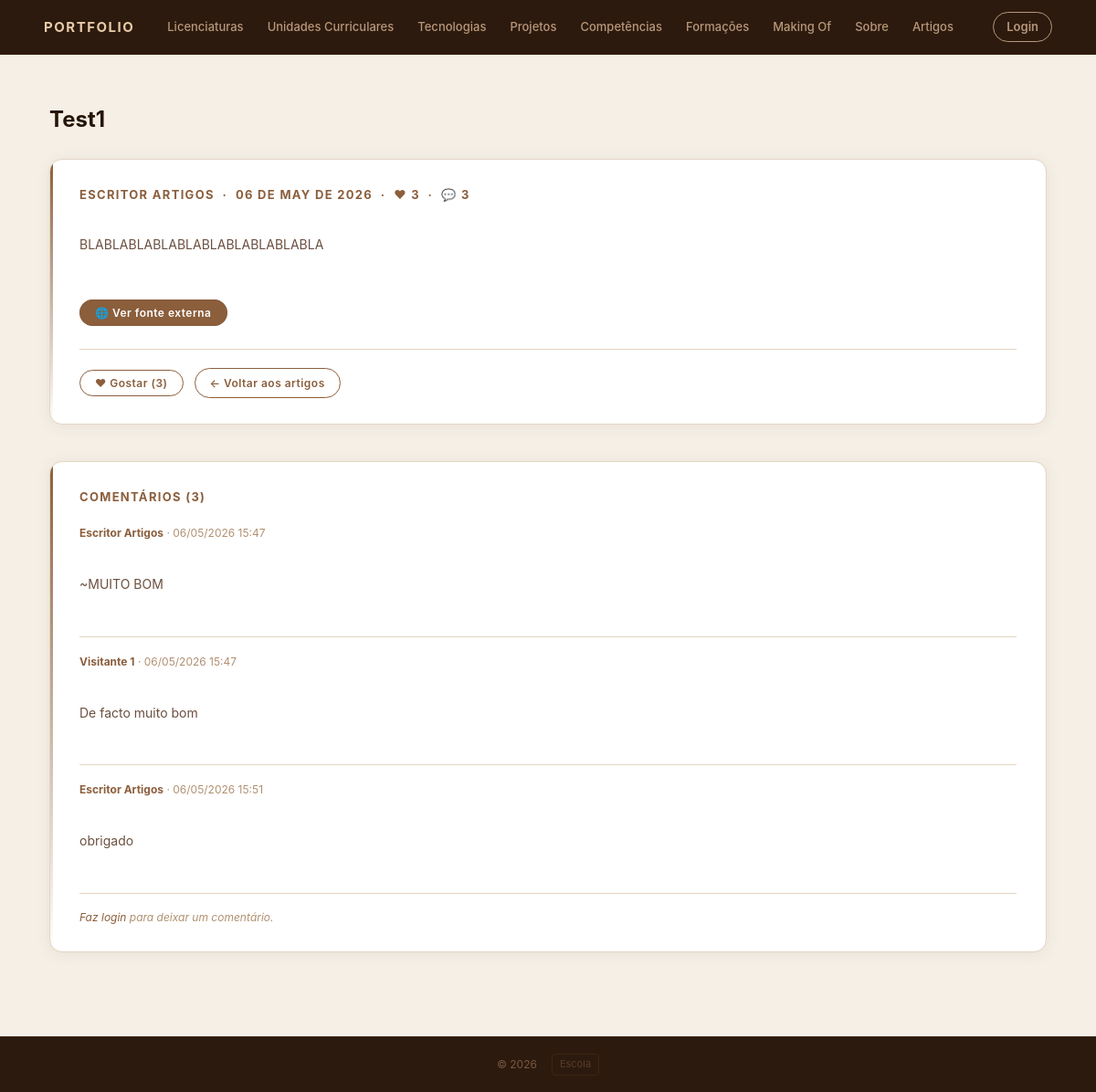
Before: /artigos/1/ with the older database file.
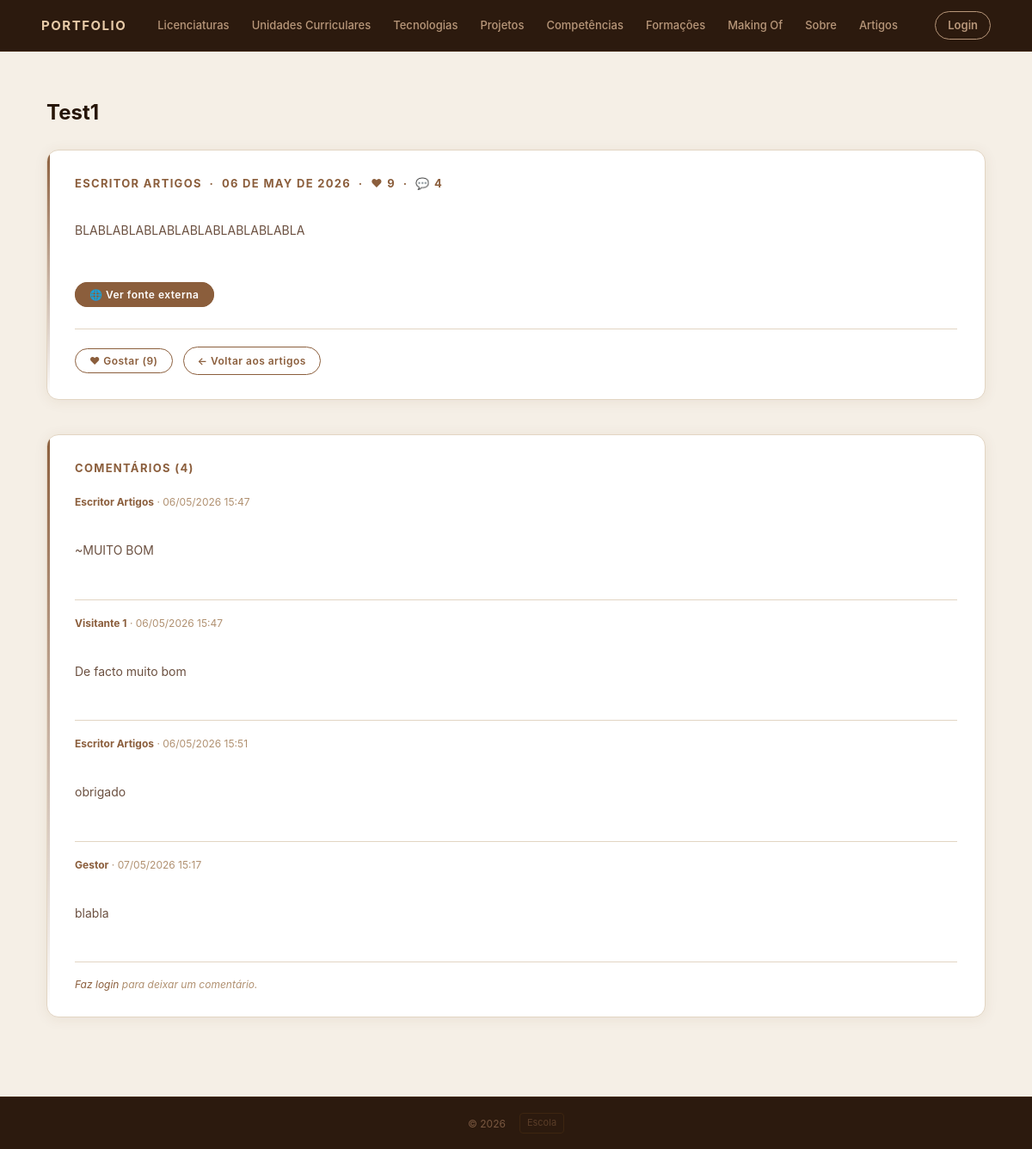
After: the same page with the newer database file.
### artigos/models.py (models this page shows, shortened)
class Artigo(models.Model):
    titulo = models.CharField(max_length=200)
    texto = models.TextField()
    fotografia = models.ImageField(upload_to='artigos/', blank=True, null=True)
    link_externo = models.URLField(blank=True, null=True)
    data_criacao = models.DateTimeField(auto_now_add=True)
    autor = models.ForeignKey(User, on_delete=models.CASCADE, related_name='artigos')
    def total_likes(self):
        return self.likes.count()

class Comentario(models.Model):
    artigo = models.ForeignKey(Artigo, on_delete=models.CASCADE, related_name='comentarios')
    autor = models.ForeignKey(User, on_delete=models.CASCADE)
    texto = models.TextField()
    data = models.DateTimeField(auto_now_add=True)

### artigos/views.py (the view)
# urls.py: path('<int:pk>/', views.detalhe_artigo, name='detalhe_artigo'),
def detalhe_artigo(request, pk):
    artigo = get_object_or_404(Artigo, pk=pk)
    sessao = request.session.session_key
    if not sessao:
        request.session.create()
        sessao = request.session.session_key
    ja_gostou = Like.objects.filter(artigo=artigo, sessao=sessao).exists()
    comentarios = artigo.comentarios.order_by('data')
    form_comentario = ComentarioForm()
    return render(request, 'artigos/detalhe.html', {
        'artigo': artigo,
        'ja_gostou': ja_gostou,
        'comentarios': comentarios,
        'form_comentario': form_comentario,
    })

### accounts/context_processors.py (called while the page is built)
def is_gestor(request):
    return {
        'is_gestor': request.user.is_authenticated and request.user.groups.filter(name='gestor-portfolio').exists()
    }

### artigos/templates/artigos/detalhe.html (shortened to what this page needs)
{% extends 'portfolio/base.html' %}
{% block content %}
<div class="page-header">
    <h2 class="page-title">{{ artigo.titulo }}</h2>
</div>
<section class="sobre-section">
    <p class="sobre-title">
        {{ artigo.autor.get_full_name|default:artigo.autor.username }}
        &nbsp;&middot;&nbsp;
        {{ artigo.data_criacao|date:"d \d\e F \d\e Y" }}
        &nbsp;&middot;&nbsp;
        &#10084; {{ artigo.total_likes }}
        &nbsp;&middot;&nbsp;
        &#128172; {{ comentarios.count }}
    </p>
    <div class="sobre-body">
        <p>{{ artigo.texto|linebreaks }}</p>
    </div>
    {% if artigo.link_externo %}
    <div style="margin-top:20px;">
        <a href="{{ artigo.link_externo }}" target="_blank" rel="noopener" class="card-link card-link--demo">
            &#127760; Ver fonte externa
        </a>
    </div>
    {% endif %}
    <div style="margin-top:28px; padding-top:20px; border-top:1px solid var(--border); display:flex; align-items:center; gap:12px;">
        <form method="post" action="{% url 'like_artigo' artigo.pk %}">
            <button type="submit" class="card-link {% if ja_gostou %}card-link--demo{% endif %}"
                    style="background:{% if ja_gostou %}var(--accent){% else %}transparent{% endif %}; color:{% if ja_gostou %}#fff{% else %}var(--accent){% endif %}; border:1.5px solid var(--accent); cursor:pointer; font-family:inherit;">
                &#10084; {% if ja_gostou %}Gostei ({{ artigo.total_likes }}){% else %}Gostar ({{ artigo.total_likes }}){% endif %}
            </button>
        </form>
        <a href="{% url 'lista_artigos' %}" class="card-link">&larr; Voltar aos artigos</a>
    </div>
</section>
<section class="sobre-section" style="margin-top:24px;">
    <h2 class="sobre-title">Comentários ({{ comentarios.count }})</h2>
    {% for comentario in comentarios %}
    <div class="sobre-body" style="border-bottom:1px solid var(--border); padding-bottom:16px; margin-bottom:16px;">
        <p style="font-size:12px; color:var(--text-faint); margin-bottom:6px;">
            <strong style="color:var(--accent);">{{ comentario.autor.get_full_name|default:comentario.autor.username }}</strong>
            &middot; {{ comentario.data|date:"d/m/Y H:i" }}
        </p>
        <p>{{ comentario.texto|linebreaks }}</p>
    </div>
    {% empty %}
    <p class="sobre-note">Ainda sem comentários. Sê o primeiro!</p>
    {% endfor %}
    {% if request.user.is_authenticated %}
    <div style="margin-top:20px;">
        <h3 class="sobre-title" style="margin-bottom:14px;">Deixa o teu comentário</h3>
        <form method="post" action="{% url 'adicionar_comentario' artigo.pk %}">
            {% csrf_token %}
            <div class="form-field">
                {{ form_comentario }}
            </div>
            <div class="form-actions" style="border-top:none; margin-top:10px; padding-top:0;">
                <button type="submit" class="btn btn-primary">Comentar</button>
            </div>
        </form>
    </div>
    {% else %}
    <p class="sobre-note" style="margin-top:16px;">
        <a href="{% url 'login_view' %}" style="color:var(--accent);">Faz login</a> para deixar um comentário.
    </p>
    {% endif %}
</section>
{% endblock %}

Changed rows visible on the page:
changed Artigo "Test1": total_likes "3" → "9"
added Comentario: autor.get_full_name "Gestor", data "07/05/2026 15:17", texto "blabla"
Other visible differences:
{{ comentarios.count }}: "3" → "4"
